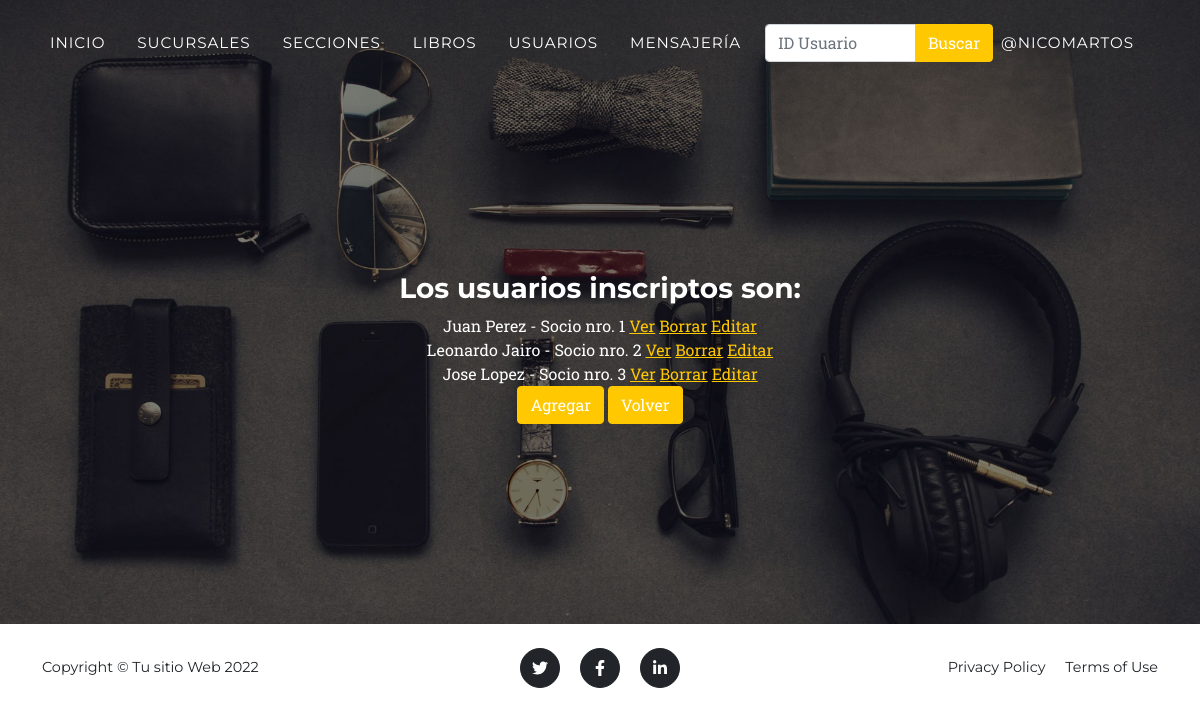
Screenshot of /BookApp/usuarios (signed in) with the database file from the repository.
### AppEntrega1/models.py (models this page shows)
class Usuario(models.Model):
    nombre = models.CharField(max_length=30)
    apellido = models.CharField(max_length=30)
    id_socio = models.IntegerField()
    email = models.EmailField()
    def __str__(self):
        return f'{self.nombre} {self.apellido} - Socio nro. {self.id_socio}'

### AppEntrega1/views.py (the view)
# urls.py: path('usuarios', UsuarioListView.as_view(), name = 'usuarios'),
class UsuarioListView(LoginRequiredMixin, ListView):
    model = Usuario
    template_name = 'AppEntrega1/usuario.html'
    context_object_name = 'usuarios'

### templates/AppEntrega1/usuario.html (shortened to what this page needs)
{% extends 'AppEntrega1/padre.html' %}
{% block respectivo1 %}
    <h3> Los usuarios inscriptos son: </h3>
    {% for usuario in usuarios%}
    {{ usuario }}
    <a href="{% url 'usuario_view' usuario.id %}">Ver</a>
    <a href="{% url 'usuario_delete' usuario.id %}">Borrar</a>
    <a href="{% url 'usuario_update' usuario.id %}">Editar</a>
        <br>
    {% endfor %}
<a class="btn btn-primary" href="{% url 'usuario_add' %}"> Agregar </a>
<a class="btn btn-primary" href="{% url 'home' %}"> Volver </a>
{% endblock %}

### templates/AppEntrega1/padre.html (shortened to what this page needs)
<!DOCTYPE html>
<html lang="en">
    <head>
        {% load static %}
        <link href="{% static 'AppEntrega1/css/styles.css' %}" rel="stylesheet" />
    </head>
    <body id="page-top">
        <nav class="navbar navbar-expand-lg navbar-dark fixed-top" id="mainNav">
            <div class="container">
                <div class="collapse navbar-collapse" id="navbarResponsive">
                    <ul class="navbar-nav text-uppercase ms-auto py-4 py-lg-0">
                        <li class="nav-item"><a class="nav-link" href="{% url 'home' %}">Inicio</a>
                        <li class="nav-item"><a class="nav-link" href="{% url 'sucursales' %}">Sucursales</a></li>
                        <li class="nav-item"><a class="nav-link" href="{% url 'secciones' %}">Secciones</a></li>
                        <li class="nav-item"><a class="nav-link" href="{% url 'libros' %}">Libros</a></li>
                        <li class="nav-item"><a class="nav-link" href="{% url 'usuarios' %}">Usuarios</a></li>
                        <li class="nav-item"><a class="nav-link" href="{% url 'mensajeria' %}">Mensajería</a></li>
                        <form class="input-group mb-3" action="{% url 'buscar' %}" method="GET">
                            <input type="text" class="form-control" placeholder="ID Usuario" name="id_socio">
                            <button class="btn btn-primary" type="submit" href="{% url 'busqueda_usuario' %}">Buscar</button>
                        </form>
                        {% if not user.is_authenticated %}
                            <li class="nav-item"><a class="btn btn-primary" href="{% url 'home' %}">Login</a></li>
                        {% else %}
                            <li class="nav-item"><a class="nav-link" href="{% url 'mi_perfil' %}">@{{user.username}}</a></li>
                        {% endif %}
                    </ul>
                </div>
            </div>
        </nav>
        <header class="masthead">
            <div class="container">
               {% block respectivo1 %}
               {% endblock %}
            </div>
        </header>
        <footer class="footer py-4">
            <div class="container">
                <div class="row align-items-center">
                    <div class="col-lg-4 text-lg-start">Copyright &copy; Tu sitio Web 2022</div>
                    <div class="col-lg-4 my-3 my-lg-0">
                        <a class="btn btn-dark btn-social mx-2" href="https://www.twitter.com/"><i class="fab fa-twitter"></i></a>
                        <a class="btn btn-dark btn-social mx-2" href="https://www.facebook.com/"><i class="fab fa-facebook-f"></i></a>
                        <a class="btn btn-dark btn-social mx-2" href="https://www.linkedin.com/"><i class="fab fa-linkedin-in"></i></a>
                    </div>
                    <div class="col-lg-4 text-lg-end">
                        <a class="link-dark text-decoration-none me-3" href="{% url 'pagina_construccion' %}">Privacy Policy</a>
                        <a class="link-dark text-decoration-none" href="{% url 'pagina_construccion' %}">Terms of Use</a>
                    </div>
                </div>
            </div>
        </footer>

### rows the page displays
Usuario: nombre+apellido+id_socio "Juan Perez - Socio nro. 1"
Usuario: nombre+apellido+id_socio "Leonardo Jairo - Socio nro. 2"
Usuario: nombre+apellido+id_socio "Jose Lopez - Socio nro. 3"

### other values shown
{{ user.username }} "NICOMARTOS"
